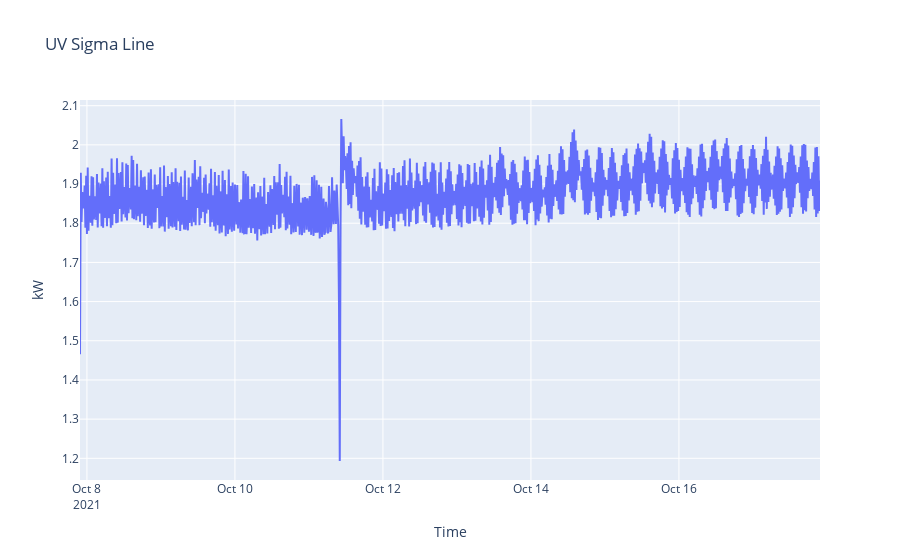

Notebook code cell kept with this figure:
### Code cell
px.line(
    x=df.index, y=df.kw, 
    title='UV Sigma Line',
    labels={
        'x': 'Time',
        'y': 'kW'
    })

### Figure 1 — Plotly figure (JSON) as saved in the notebook; plotly's stock layout.template omitted (floating-point values rounded to 4 significant figures; data arrays with more than 128 entries replaced by an {"elided": "..."} marker saying what was removed)
{"data": [{"hovertemplate": "Time=%{x}<br>kW=%{y}<extra></extra>", "legendgroup": "", "line": {"color": "#636efa", "dash": "solid"}, "marker": {"symbol": "circle"}, "mode": "lines", "name": "", "orientation": "v", "showlegend": false, "type": "scatter", "x": {"elided": "961 str values"}, "xaxis": "x", "y": {"elided": "961 float values"}, "yaxis": "y"}], "layout": {"legend": {"tracegroupgap": 0}, "title": {"text": "UV Sigma Line"}, "xaxis": {"anchor": "y", "domain": [0, 1], "title": {"text": "Time"}}, "yaxis": {"anchor": "x", "domain": [0, 1], "title": {"text": "kW"}}}}
